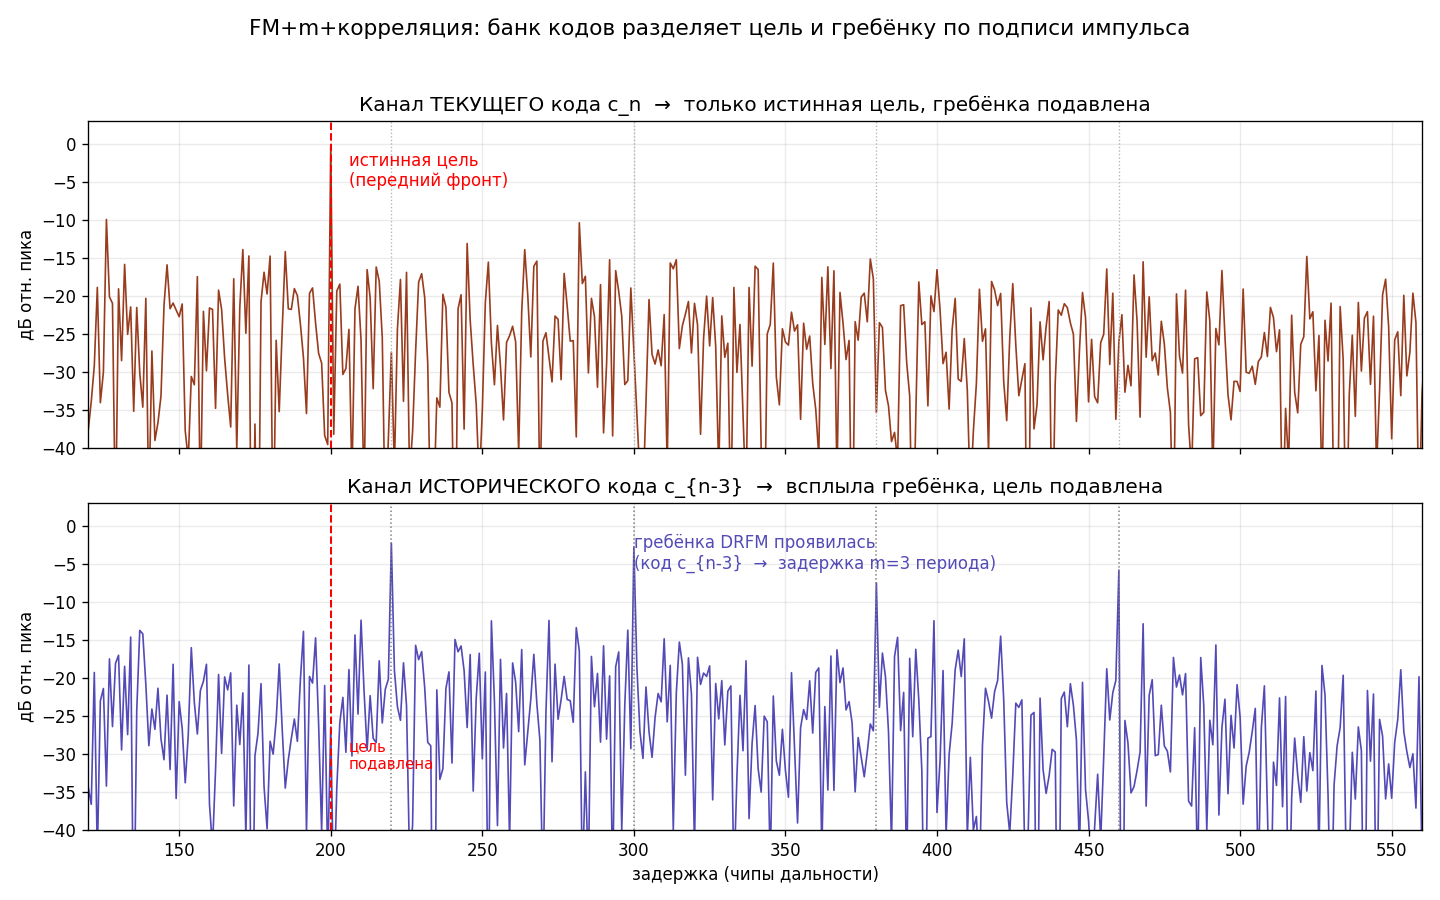

Recreate this plot in Python.
import numpy as np
import matplotlib
matplotlib.use("Agg")
import matplotlib.pyplot as plt

rng = np.random.default_rng(11)
L = 255                                  # длина кода (демо; в системе M-seq/Gold)
N = 1024                                  # буфер дальности (чипы)

# агильные коды по импульсам (демо: независимые ±1; в системе — M-послед./Голд)
codes = {j: rng.choice([-1.0,1.0], L) for j in [0,-1,-2,-3]}   # c_n=codes[0], историч. <0
c_now, c_stale = codes[0], codes[-3]      # джаммер отстаёт на m=3 периода

tau0 = 200                                 # дальность истинной цели (передний фронт)
buf = np.zeros(N)
buf[tau0:tau0+L] += 1.0*c_now              # истинная цель: ТЕКУЩИЙ код

comb_delays = [220, 300, 380, 460]         # ложные цели: на дальности цели и ДАЛЕЕ
comb_amps   = [0.8, 0.7, 0.6, 0.5]
for d,a in zip(comb_delays, comb_amps):
    buf[d:d+L] += a*c_stale                 # гребёнка DRFM: УСТАРЕВШИЙ код c_{n-3}
buf += np.sqrt(0.5)*rng.standard_normal(N) # шум

def xcorr(sig, code):
    r = np.correlate(sig, code, mode="valid")    # лаг = задержка
    return r
lags = np.arange(N-L+1)

R_now   = xcorr(buf, c_now)
R_stale = xcorr(buf, c_stale)
ref = L
dB = lambda x: 20*np.log10(np.abs(x)/ref + 1e-6)

fig,(a1,a2) = plt.subplots(2,1,figsize=(12,7.5),sharex=True)

a1.plot(lags, dB(R_now), color="#993C1D", lw=1.0)
a1.axvline(tau0, color="r", ls="--", lw=1.2)
a1.text(tau0+6, -1, "истинная цель\n(передний фронт)", color="r", fontsize=10, va="top")
for d in comb_delays: a1.axvline(d, color="0.7", ls=":", lw=0.8)
a1.set_title("Канал ТЕКУЩЕГО кода c_n  →  только истинная цель, гребёнка подавлена")
a1.set_ylabel("дБ отн. пика"); a1.set_ylim(-40,3); a1.grid(alpha=0.25)

a2.plot(lags, dB(R_stale), color="#534AB7", lw=1.0)
a2.axvline(tau0, color="r", ls="--", lw=1.2)
a2.text(tau0+6, -28, "цель\nподавлена", color="r", fontsize=9, va="top")
for d,a in zip(comb_delays,comb_amps):
    a2.axvline(d, color="0.5", ls=":", lw=0.9)
a2.text(comb_delays[1], -1, "гребёнка DRFM проявилась\n(код c_{n-3}  →  задержка m=3 периода)",
        color="#534AB7", fontsize=10, va="top")
a2.set_title("Канал ИСТОРИЧЕСКОГО кода c_{n-3}  →  всплыла гребёнка, цель подавлена")
a2.set_xlabel("задержка (чипы дальности)"); a2.set_ylabel("дБ отн. пика")
a2.set_ylim(-40,3); a2.grid(alpha=0.25); a2.set_xlim(120,560)
fig.suptitle("FM+m+корреляция: банк кодов разделяет цель и гребёнку по подписи импульса", fontsize=13)
fig.tight_layout(rect=[0,0,1,0.96]); fig.savefig("/home/claude/code_bank.png", dpi=120); plt.close(fig)

# числовой контраст
print("пик цели в канале c_n   :", round(dB(R_now)[tau0],1), "дБ")
print("гребёнка в канале c_n   :", round(dB(R_now)[comb_delays[0]],1), "дБ (подавлена)")
print("гребёнка в канале c_n-3 :", round(dB(R_stale)[comb_delays[0]],1), "дБ (всплыла)")
print("теор. подавление 10log10(L) =", round(10*np.log10(L),1), "дБ")
